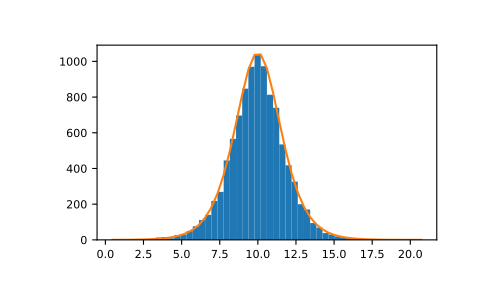

Write the Python code that produced this figure.
# Draw samples from the distribution:

loc, scale = 10, 1
s = np.random.logistic(loc, scale, 10000)
import matplotlib.pyplot as plt
count, bins, ignored = plt.hist(s, bins=50)

# #   plot against distribution

def logist(x, loc, scale):
    return np.exp((loc-x)/scale)/(scale*(1+np.exp((loc-x)/scale))**2)
plt.plot(bins, logist(bins, loc, scale)*count.max()/\
logist(bins, loc, scale).max())
plt.show()
